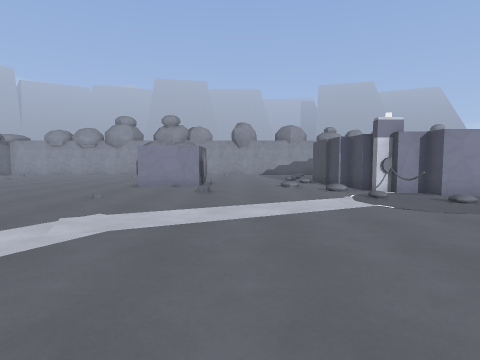
View 1 (above)

24 first-person views from a walk through a 3-D level made in the Godot game engine. The camera is 1.3 m above the floor, tilts 4° down and sees 80° across. The floor is counted in squares, 1 m on a side. Each view is taken from the middle of a square. On the plan, view 1 faces up. The plan holds only what a view shows up to about 13 squares ahead; the rest is blank. The place goes on beyond the plan. Surface patterns are stand-ins for the level's own textures.

View 2
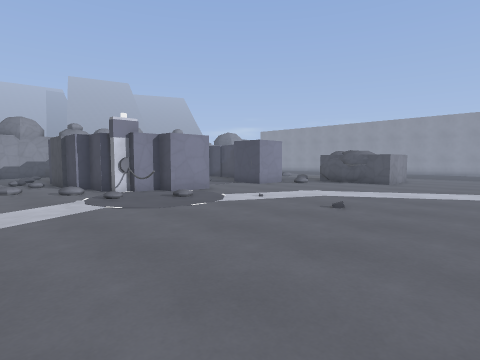

View 3
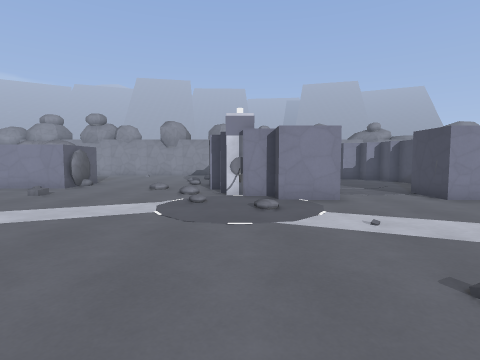

View 4
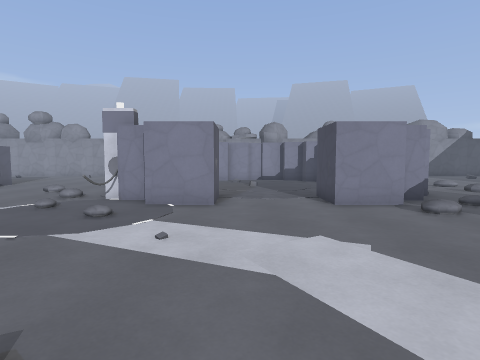

View 5
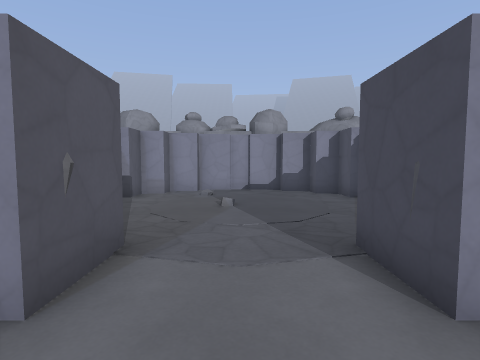

View 6
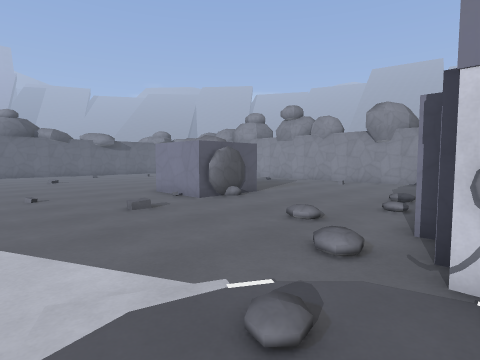

View 7
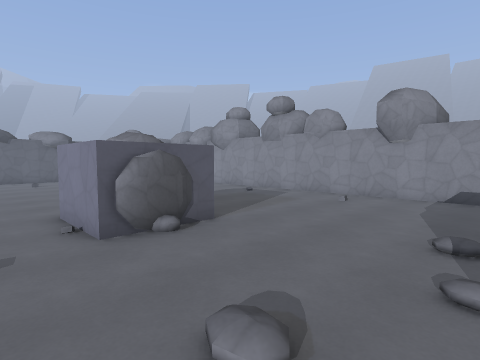

View 8
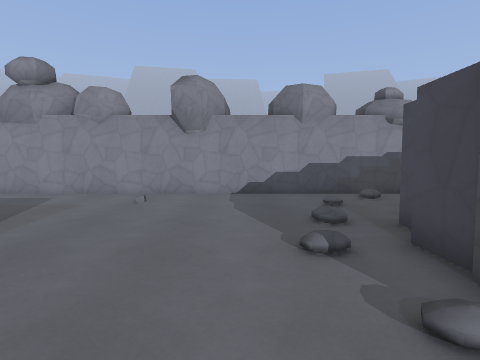

View 9
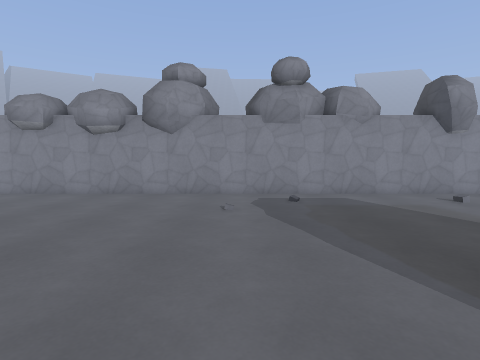

View 10
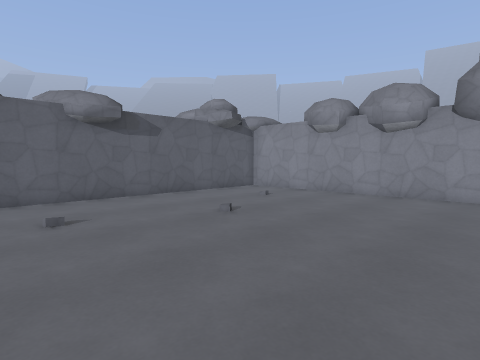

View 11
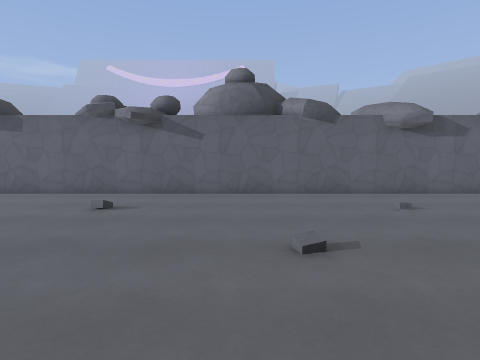

View 12
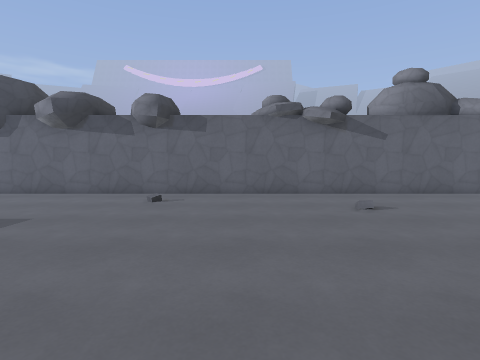

View 13
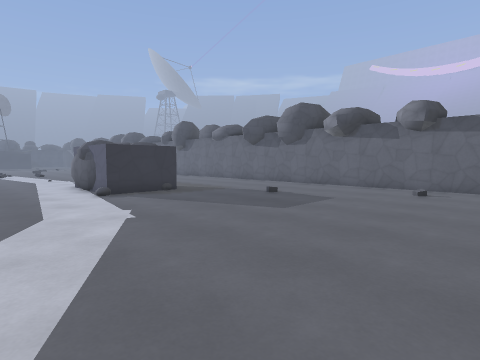

View 14
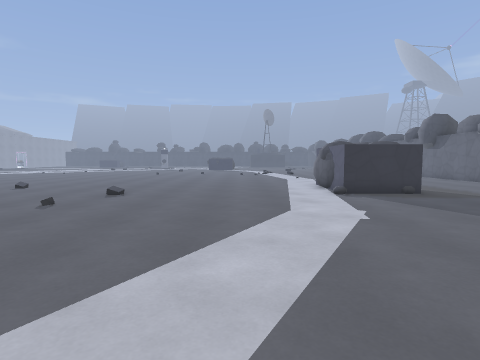

View 15
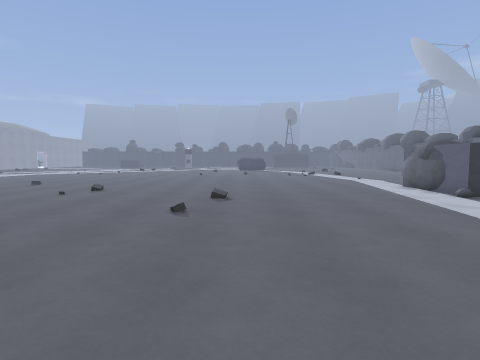

View 16
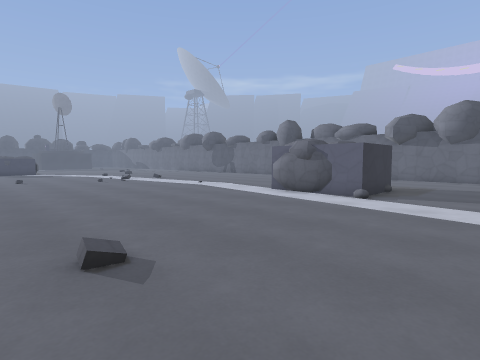

View 17
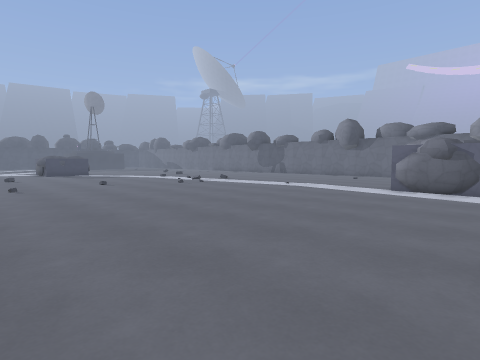

View 18
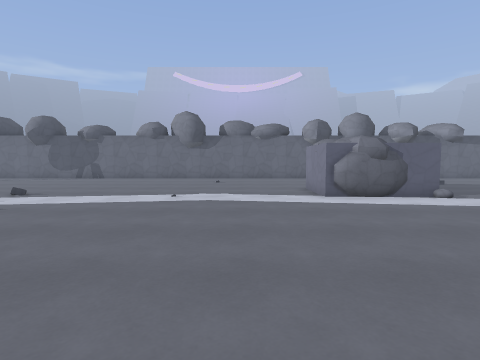

View 19
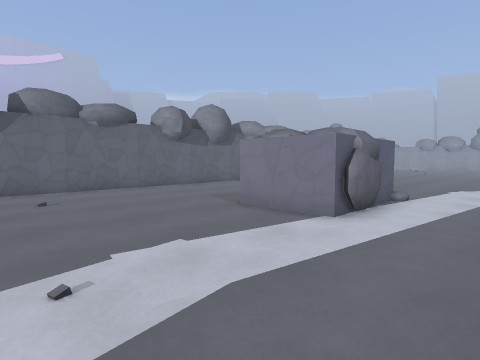

View 20
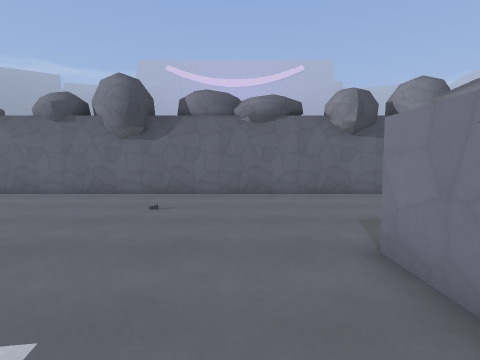

View 21
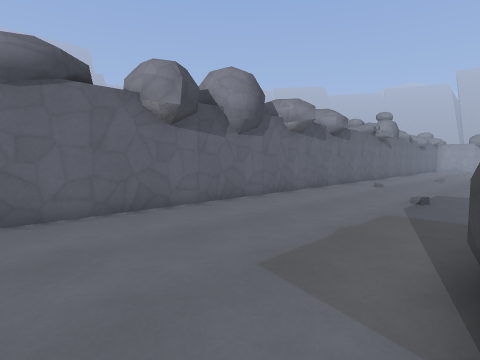

View 22
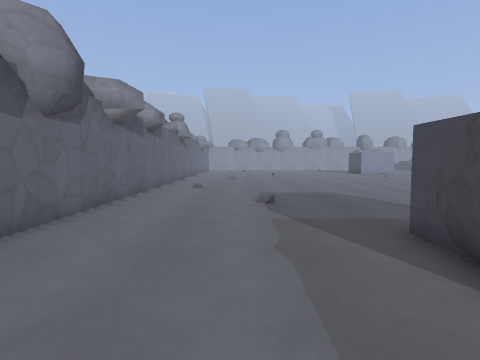

View 23
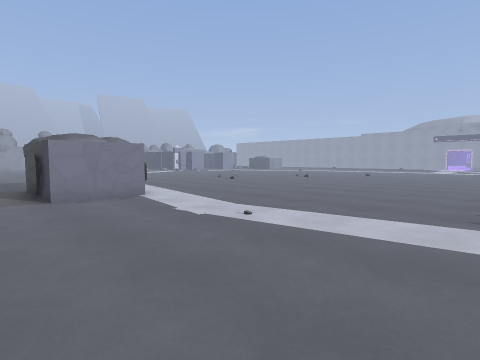

View 24
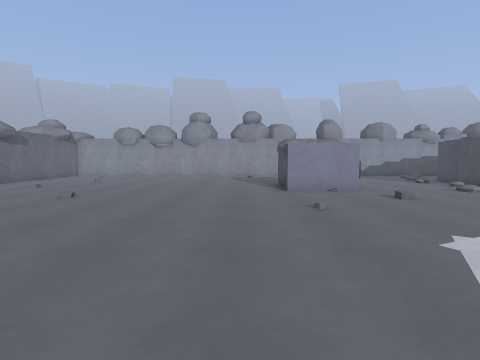

### Floor plan
Points are (right, up) in squares from view 1. A wall is a line through its corners. A room is listed if a view was taken in it or the views show most of it. See-through windows are left out.
Room 1 (views 1, 2, 3, 4, 5, 6, 7, 8, 9, 10, 11, 12, 13, 14, 15, 16, 17, 18, 19, 20, 21, 22, 23, 24)
walls: (-10.1, -8) (-9.8, -8.9); (-9.9, -8.6) (-9.7, -9.9); (-9.6, -9) (-9.8, -10.8) (-10.1, -10.4); (-10, -10) (-10, -11); (-9.8, -11) (-13, -11) (-13, -9.4); (-13.2, -8.8) (-13, -7.6); (-13.1, -9.2) (-13.3, -8.7) (-13, -8.2) (-13, -7) (-10, -7) (-10, -8.9); (-4.9, 14) (-5.2, 14.4) (-5.2, 15.1); (-13, -10.2) (-13.1, -9.3); (-13.2, -10.1) (-13.3, -9.8) (-13.2, -8.6); (-2, 14.9) (-2, 14); (5.8, 12.3) (5.2, 12.3) (5.2, 13.6); (-1.7, 15.1) (-1.8, 14) (-5, 14) (-5, 14.5); (4.7, 13.6) (4.7, 14.8); (-1.9, 16) (-1.7, 14.8); (-2, 16.3) (-1.8, 15.7); (-2, 17.1) (-2, 15.9); (9.3, 12.2) (9.3, 10.2) (7.3, 10.2) (7.3, 11.1) (6.1, 11.1) (6.1, 11.4); (4.7, 17.1) (4.7, 18.5); (14.9, 10.2) (12.8, 10.2) (12.8, 12.2); (5.2, 19.2) (5.2, 19.8); (10.6, 20.3) (9.3, 20.3) (9.3, 19.8) (8.1, 19.8) (8.1, 18.9) (7.2, 18.9) (7.2, 17.8); (11.5, 20.5) (10.6, 20.5); (14.8, 17.8) (14.8, 18.9) (13.9, 18.9) (13.9, 19.8) (12.8, 19.8) (12.8, 20.3) (11.4, 20.3); (8.2, 25) (-17.5, 25); (-20, 22.5) (-20, -21.5)

Where each view was taken, in squares from view 1:
view 1: 0 up, 0 right, facing up
view 2: 0 up, 1 right, facing up-right
view 3: 1 up, 6 right, facing up
view 4: 2 up, 10 right, facing up
view 5: 8 up, 11 right, facing up
view 6: 8 up, 6 right, facing up-left
view 7: 12 up, 4 right, facing up-left
view 8: 14 up, 2 right, facing up
view 9: 14 up, 8 left, facing up
view 10: 14 up, 10 left, facing up-left
view 11: 11 up, 9 left, facing left
view 12: 4 up, 9 left, facing left
view 13: 4 up, 6 left, facing down-left
view 14: 4 up, 6 left, facing down
view 15: 3 up, 2 left, facing down
view 16: 3 down, 0 right, facing down-left
view 17: 7 down, 3 right, facing down-left
view 18: 14 down, 0 right, facing left
view 19: 17 down, 7 left, facing up-left
view 20: 13 down, 9 left, facing left
view 21: 13 down, 13 left, facing up-left
view 22: 12 down, 16 left, facing up
view 23: 21 down, 15 left, facing up-right
view 24: 2 up, 7 left, facing up
